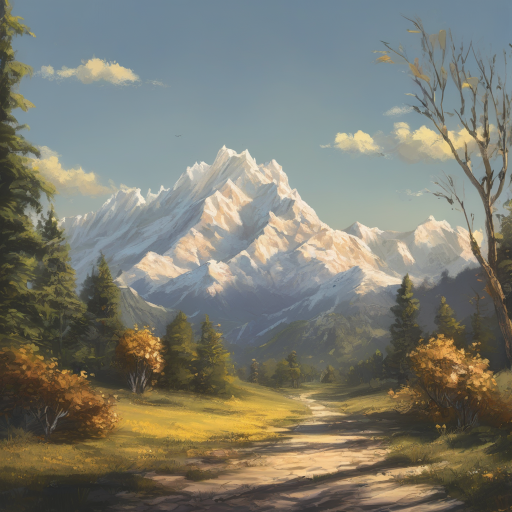
#> input picture sunny_mountain.png, 1024 x 1024 px (shown at 1/2 size)
$ python mask_editor.py
#> lines starting #> are read from the running program, lines starting #| are printed output that depends on the picture; after the words box and inside, x2 and y2 are one past the last pixel; in counts of white or black regions, pixels touching at a corner belong together
#> in display_masks, base_image is the input picture: PIL image 1024x1024 RGB; mean R, G, B 124.6, 124.3, 112.7
### skybox/image_processing.py
"""
Various image edition functions.
"""

import itertools

from PIL import Image, ImageDraw
import numpy as np


def split_base_image(img):
    """Split an image in two and return left and right parts."""
    width, height = img.size
#> width = 1024; height = 1024
    position = width // 2
#> position = 512
    left_image = img.crop((0, 0, position, height))
    right_image = img.crop((position, 0, width, height))
    return left_image, right_image


def flip_image_sides(img):
    """
    Take an input image, split it in the middle and flip both parts.

    :param PIL.Image.Image img: Base input image (won't be changed)
    :return PIL.Image.Image: Image with the same dimension but parts flipped
    """
    left_img, right_img = split_base_image(img)

    n_right_img = left_img.transpose(Image.Transpose.FLIP_LEFT_RIGHT)
    n_left_img = right_img.transpose(Image.Transpose.FLIP_LEFT_RIGHT)
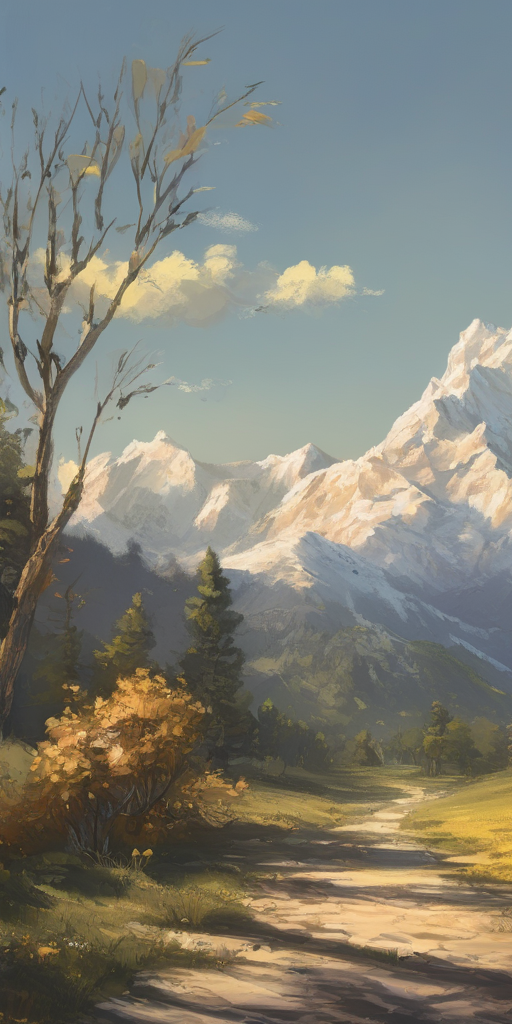
#> n_left_img: PIL image 512x1024 RGB; mean R, G, B 129.2, 128.7, 117.8

    out_image = Image.new(img.mode, img.size)
#> out_image: PIL image 1024x1024 RGB; every value is 0
    out_image.paste(n_right_img, (0, 0))
    out_image.paste(n_left_img, (n_right_img.width, 0))
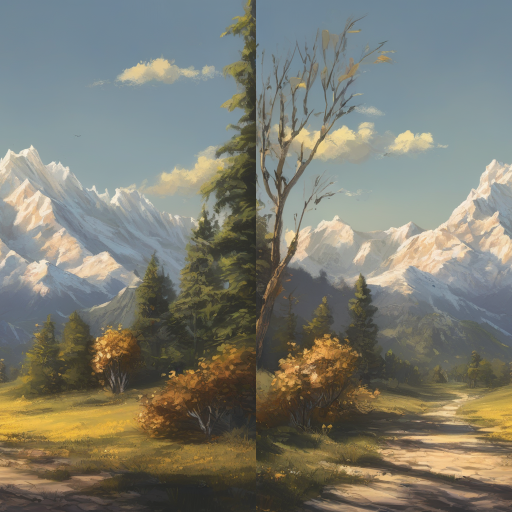
#> out_image: PIL image 1024x1024 RGB (shown at 1/2 size); mean R, G, B 124.6, 124.3, 112.7
    return out_image


# [246 lines left out: functions paste_borders, concatenate_borders, horizontal_carrousel, box_mean_color, draw_gradient_box, cartesian_to_polar and 5 more, not called in this run]

### skybox/mask_editor.py
"""
Create mask for an image so that it can be locally inpainted.
"""

import enum

import numpy as np
from PIL import Image, ImageDraw
from sklearn.cluster import KMeans

from skybox import image_processing

RANDOM_SEED = 42

FRAME_CONFIG = {
    "width": 2048 + 256,
    "height": 1024,
    # Initial image to map
    "base_image": {"width": 2048, "height": 1024},
    # Extension of the image to make a cylinder
    "horizontal_extensions": {"width": 256, "display": "both"},
    # Sky extension to make a hemisphere
    "top_extension": {"radius": 1024},
}


class ExtensionFilling(enum.Enum):
    """
    What type of filling to apply to an extended image.

    STRETCH: stretch the image border.
    MEAN: use th mean value of the image border.
    GRADIENT: apply a continuous gradient from the mean value of the image border.
    SMART: auto-extension depending on context.
    """
    STRETCH = 1
    MEAN = 2
    GRADIENT = 3
    SMART = 4


# Horizontal panorama zone

def central_vertical_mask(image, center_width):
    """
    Create a vertical mask for the edition zone.

    The mask will be in centered.

    :param PIL.Image.Image image: Input image
    :param int center_width: Width of the vertical mask.
    """
#> called with center_width = 256
    mask = Image.new("L", image.size, "black")
#> mask: PIL image 1024x1024 L; every value is 0

    mask.paste(
        Image.new("L", (center_width, image.height), "white"),
        (image.width // 2 - center_width // 2, 0),
    )
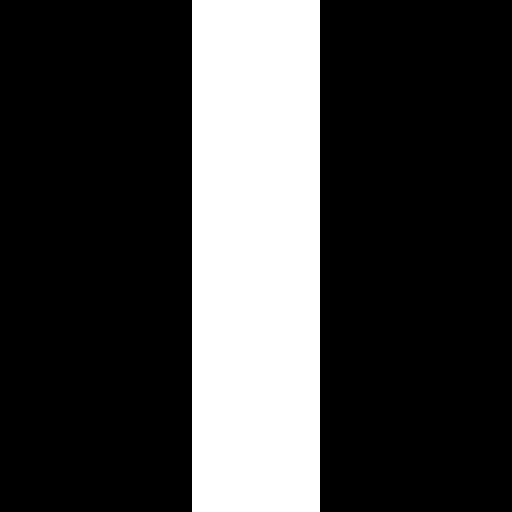
#> mask: PIL image 1024x1024 L (shown at 1/2 size); 25% white; 1 white region, box (x1, y1, x2, y2) and area: (384, 0, 640, 1024) 262144

    return mask


# [117 lines left out: functions central_circular_mask, add_top_mask, add_center_image, draw_top_image, draw_masks, not called in this run]


def horizontal_tiling_mask(img, frame_object=None):
    """
    Create an image with masks so that an IA can complete it.

    :param PIL.Image.Image img: Image to apply masks to
    :param frame_object: Frame configuration object,
    containing information about the image dimensions and extensions.
    :type frame_object: dict
    :return: A tuple containing the image with masks applied and the corresponding mask.
    """
    if frame_object is None:
        frame_object = FRAME_CONFIG

    inpaint_canvas = image_processing.flip_image_sides(img)
    mask = central_vertical_mask(
        img, frame_object["width"] - frame_object["base_image"]["width"]
    )

    return inpaint_canvas, mask


# [68 lines left out: functions create_gradient_mask, gradient_fill, not called in this run]


def add_top_frame(img, size, border_size=10, extension_filling=ExtensionFilling.MEAN):
    """
    Add a new frame on top of the current image.

    :param Image.Image img: Input image to apply the gradient mask to.
    :param int size: Height of the gradient mask.
    :param int border_size: Size of the border to be added to the top of the image.
    :param extension_filling: Method to fill the top zone with a crop from the original image.
    :type extension_filling: ExtensionFilling

    :return: A new image with the input image's content blended with a gradient mask.
    """
#> called with size = 1024, border_size = 10
    canvas_size = img.width, img.height + size
#> canvas_size = (1024, 2048)
    # Create a white background image
    new_img = Image.new("RGB", canvas_size, color="white")
#> new_img: PIL image 1024x2048 RGB; every value is 255
    mask = Image.new("L", canvas_size, color="white")
#> mask: PIL image 1024x2048 L; every value is 255

    new_img.paste(img, (0, size))
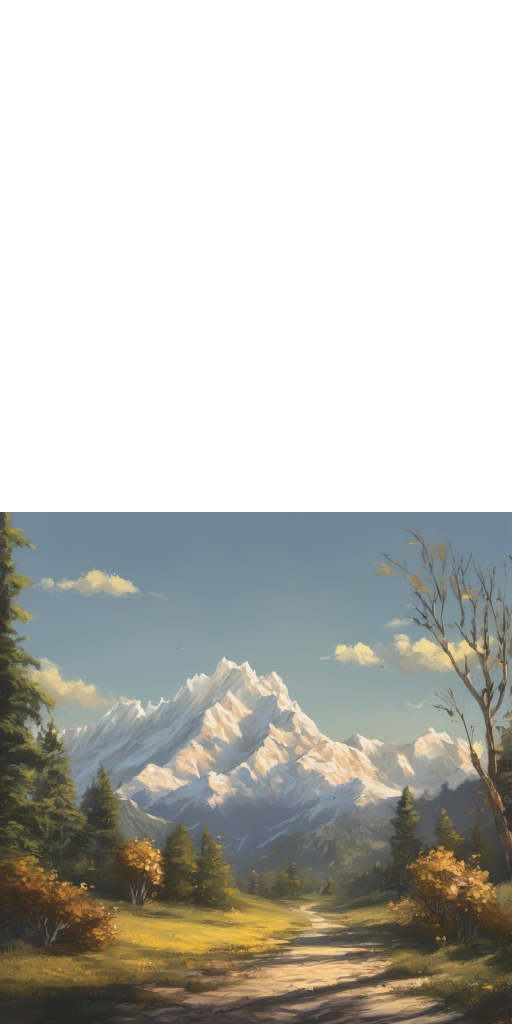
#> new_img: PIL image 1024x2048 RGB (shown at 1/2 size); mean R, G, B 189.8, 189.6, 183.9
    # Fill the top zone with a crop from the original image
    cropped = img.crop((0, 0, img.width, border_size))
    if extension_filling == ExtensionFilling.GRADIENT:
        blended_image = gradient_fill(cropped, size)
        new_img.paste(blended_image)
    elif extension_filling == ExtensionFilling.STRETCH:
        new_img.paste(cropped.resize((cropped.width, size)))
    else:
        arr = np.asarray(cropped)
        mean_pixel_value = np.mean(arr.reshape(-1, 3), axis=0).astype(np.uint8)
#> mean_pixel_value = [111, 133, 149]
        averaged_img = Image.fromarray(
            np.full((size, cropped.width, 3), mean_pixel_value)
        )
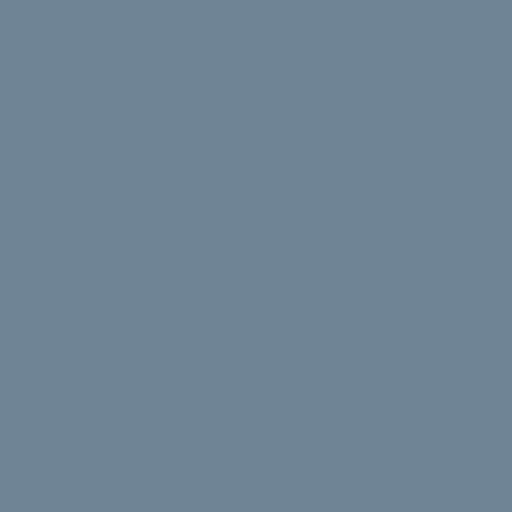
#> averaged_img: PIL image 1024x1024 RGB (shown at 1/2 size); mean R, G, B 111, 133, 149
        new_img.paste(averaged_img)
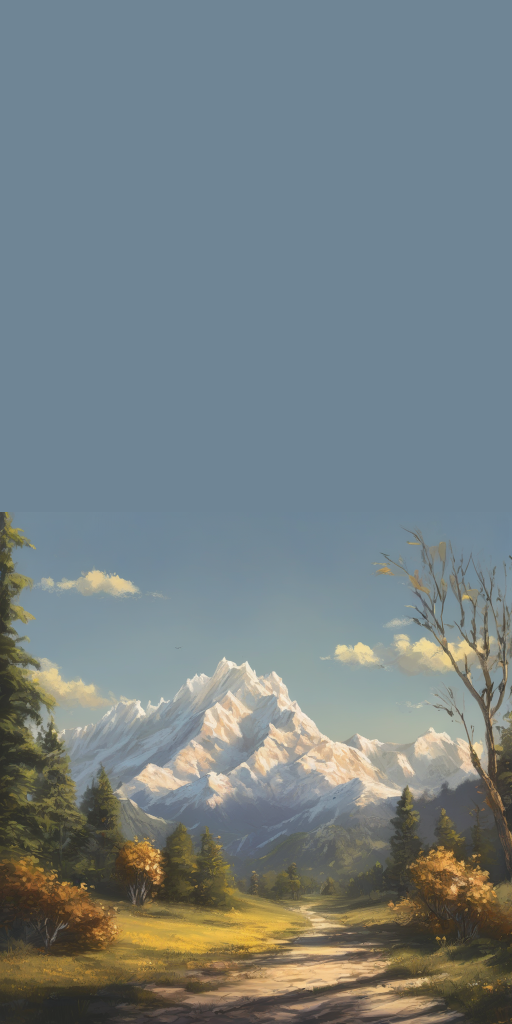
#> new_img: PIL image 1024x2048 RGB (shown at 1/2 size); mean R, G, B 117.8, 128.6, 130.9

    mask.paste(
        Image.new("L", (img.width, img.height - border_size), color="black"),
        (0, size + border_size),
    )
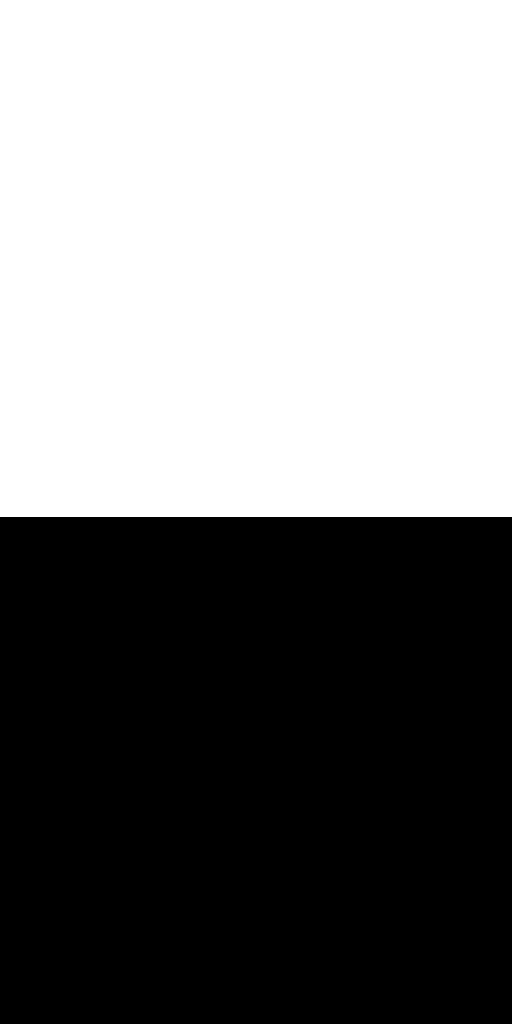
#> mask: PIL image 1024x2048 L (shown at 1/2 size); 50.5% white; 1 black region, box (x1, y1, x2, y2) and area: (0, 1034, 1024, 2048) 1038336
    return new_img, mask


def create_top_mask(img, sky_size=None, extension_filling=ExtensionFilling.MEAN):
    """
    Create a mask to the top of the image.

    :param Image.Image img: Input image to apply the gradient mask to.
    :param int sky_size: Height of the gradient mask.
    If None, it will be set to the default value in the FRAME_CONFIG dictionary.
    :param extension_filling: Method to fill the top zone with a crop from the original image.
    Default is ExtensionFilling.MEAN.
    :type extension_filling: ExtensionFilling

    :return: A tuple containing the new image with the input image's
    content blended with a gradient mask and the corresponding mask.
    :rtype: tuple[PIL.Image.Image, PIL.Image.Image]
    """
    if sky_size is None:
        sky_size = FRAME_CONFIG["top_extension"]["radius"]
    return add_top_frame(img, sky_size, extension_filling=extension_filling)


def display_masks(base_file):
    """Display the image with the mask applied."""
    base_image = Image.open(base_file)
    img, _ = horizontal_tiling_mask(base_image, FRAME_CONFIG)
    img.show("Central mask applied")
    img, _ = create_top_mask(base_image)
    img.show("Top mask applied")


if __name__ == "__main__":
    display_masks("../sunny_mountain.png")
